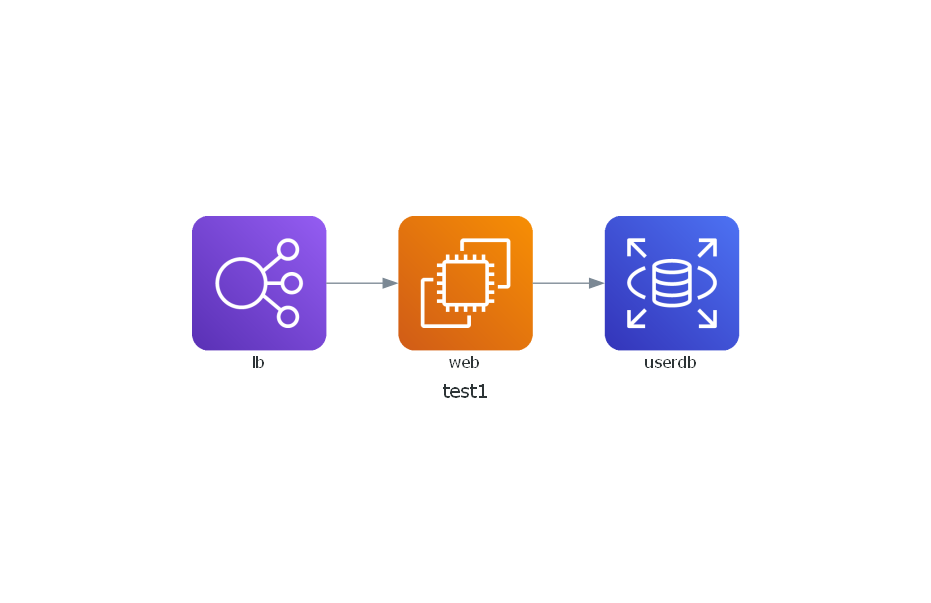

Recreate this plot in Python.
from diagrams import Diagram
from diagrams.aws.compute import EC2
from diagrams.aws.database import RDS
from diagrams.aws.network import ELB

with Diagram("test1", show=False):
    ELB("lb") >> EC2("web") >> RDS("userdb")
